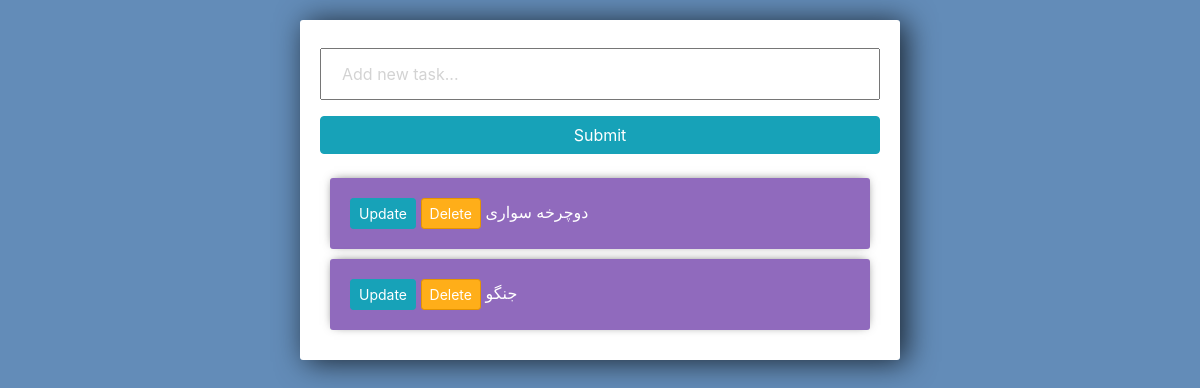
Before: / with the older database file.
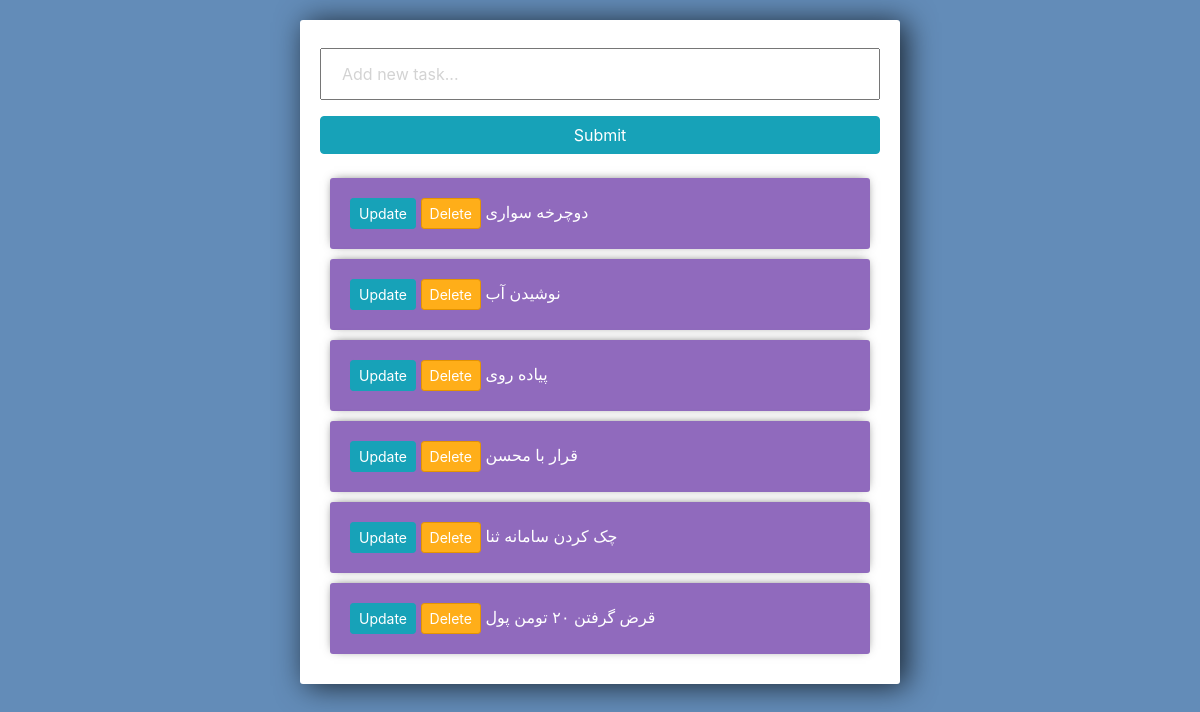
After: the same page with the newer database file.
### tasks/models.py (models this page shows)
class Task(models.Model):
    title = models.CharField(max_length=200)
    complete = models.BooleanField(default=False)
    created = models.DateTimeField(auto_now_add=True)
    def __str__(self):
        return self.title

### tasks/views.py (the view)
# urls.py: path('', views.index, name="list"),
def index(request):
    tasks = Task.objects.all()
    form = TaskForm()
    if request.method == 'POST':
        form = TaskForm(request.POST)
        if form.is_valid():
            form.save()
        return redirect('/')
    context = {'tasks':tasks, 'form':form}
    return render(request, 'tasks/list.html', context)

### tasks/forms.py
class TaskForm(forms.ModelForm):
	title= forms.CharField(widget= forms.TextInput(attrs={'placeholder':'Add new task...'}))
	class Meta:
		model = Task
		fields = '__all__'

### tasks/templates/tasks/list.html (shortened to what this page needs)
<link rel="stylesheet" href="https://stackpath.bootstrapcdn.com/bootstrap/4.3.1/css/bootstrap.min.css">
<div class="center-column">
	<form method="POST" action="/">
		{{form.title}}
		<input class="btn btn-info" type="submit" name="Create Task">
	</form>
	<div class="todo-list">
	{% for task in tasks %}
		<div class="item-row">
			<a class="btn btn-sm btn-info" href="{% url 'update_task' task.id %}">Update</a>
			<a class="btn btn-sm btn-danger" href="{% url 'delete' task.id %}">Delete</a>
			{% if task.complete == True %}
			<strike>{{task}}</strike>
			{% else %}
			<span>{{task}}</span>
			{% endif %}
		</div>
	{% endfor %}
	</div>
</div>

Changed rows visible on the page:
removed Task: title "جنگو"
added Task: title "نوشیدن آب"
added Task: title "پیاده روی"
added Task: title "قرار با محسن"
added Task: title "چک کردن سامانه ثنا"
added Task: title "قرض گرفتن ۲۰ تومن پول"
